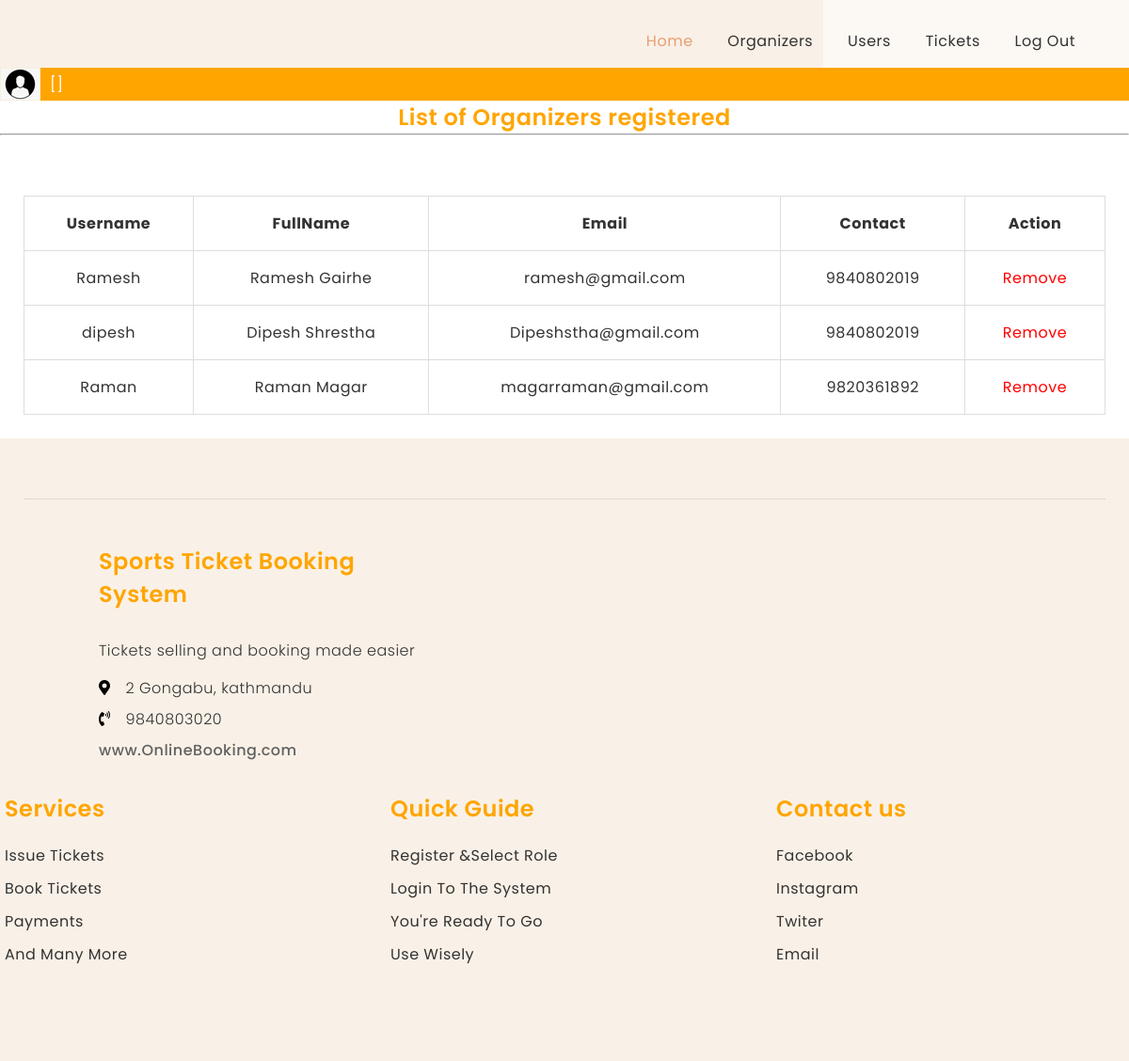
Screenshot of /organizerlist.php with the database file from the repository.
### tables this page shows
CREATE TABLE `userinfo` (
  `u_id` int(11) NOT NULL AUTO_INCREMENT,
  `Username` varchar(1000) NOT NULL,
  `FullName` varchar(1000) NOT NULL,
  `Email` varchar(500) NOT NULL,
  `Password` varchar(1000) NOT NULL,
  `Contact` varchar(100) NOT NULL,
  `Role` varchar(100) NOT NULL,
  PRIMARY KEY (`u_id`)
);

### neworgrequest.php (the view, shortened to what this page needs)
<!DOCTYPE html>
<html>
<head>
</head>
<body>
<table border="1">
	<tr>
		<th>Username</th>
		<th>FullName</th>
		<th>Email</th>
		<th>Contact</th>
		<th colspan="2"  >Action</th>
<?php
include'include/connection.php' ?>
<?php
	$query="select*from userinfo where Role ='ORG'";
	$result=mysqli_query($conn,$query) or die(mysqli_error($conn));
	while($arr=mysqli_fetch_array($result,MYSQLI_ASSOC))
	{
	echo "<tr>";
	$id=$arr['u_id'];
	echo "<td>".$arr['Username']."</td>";
	echo "<td>".$arr['FullName']."</td>";
	echo "<td>".$arr['Email']."</td>";
	echo "<td>".$arr['Contact']."</td>";
	echo "<td><a href='delete.php?id=$id' onclick='return confirm(\"Remove Organizer account permanently?\");'><div  style=\"color:red;\" >Remove </div></a></td>";
	echo "</tr>";
}
?>
</table>
<br>
</body>
</html>

### assets/css/main.css (style rules this page uses)
* { margin:0; padding:0; list-style:none; box-sizing: border-box; font-style: normal; letter-spacing: 0.5px; }
:root { --primary--color: #f9f1e7; --secondary--color:#f4f5f7; --btn-color:#bc9259; --text-color-black: #333; }
body, html { box-sizing: border-box; font-family: 'Poppins', sans-serif; }
a { font-family: 'Poppins', sans-serif; text-decoration: none; text-transform: capitalize; color: var(--text-color-black); display: inline-block; font-size: 1rem; }
*, *:before, *:after { box-sizing: inherit; }
.l-wishlist table { border-top: 0; border-collapse: collapse; text-align: center; border-radius: 0; border-color: #ddd; width: 100%; }
table tbody th, table tbody td, table thead th { border-right: 1px solid #dedede; }
.l-wishlist table th, .l-wishlist table td { border-top: 1px solid #ddd; padding: 1rem; color: #333; }
.l-wishlist table tr { border-bottom: 1px solid #dedede; border-left: 1px solid #dedede; border-right: 1px solid #dedede; }

### neworgrequest.php (style rules this page uses)
table { border-collapse: collapse; }

### rows the page displays
userinfo: Username "Ramesh", FullName "Ramesh Gairhe", Email "ramesh@gmail.com", Contact "9840802019"
userinfo: Username "dipesh", FullName "Dipesh Shrestha", Email "Dipeshstha@gmail.com", Contact "9840802019"
userinfo: Username "Raman", FullName "Raman Magar", Email "magarraman@gmail.com", Contact "9820361892"
